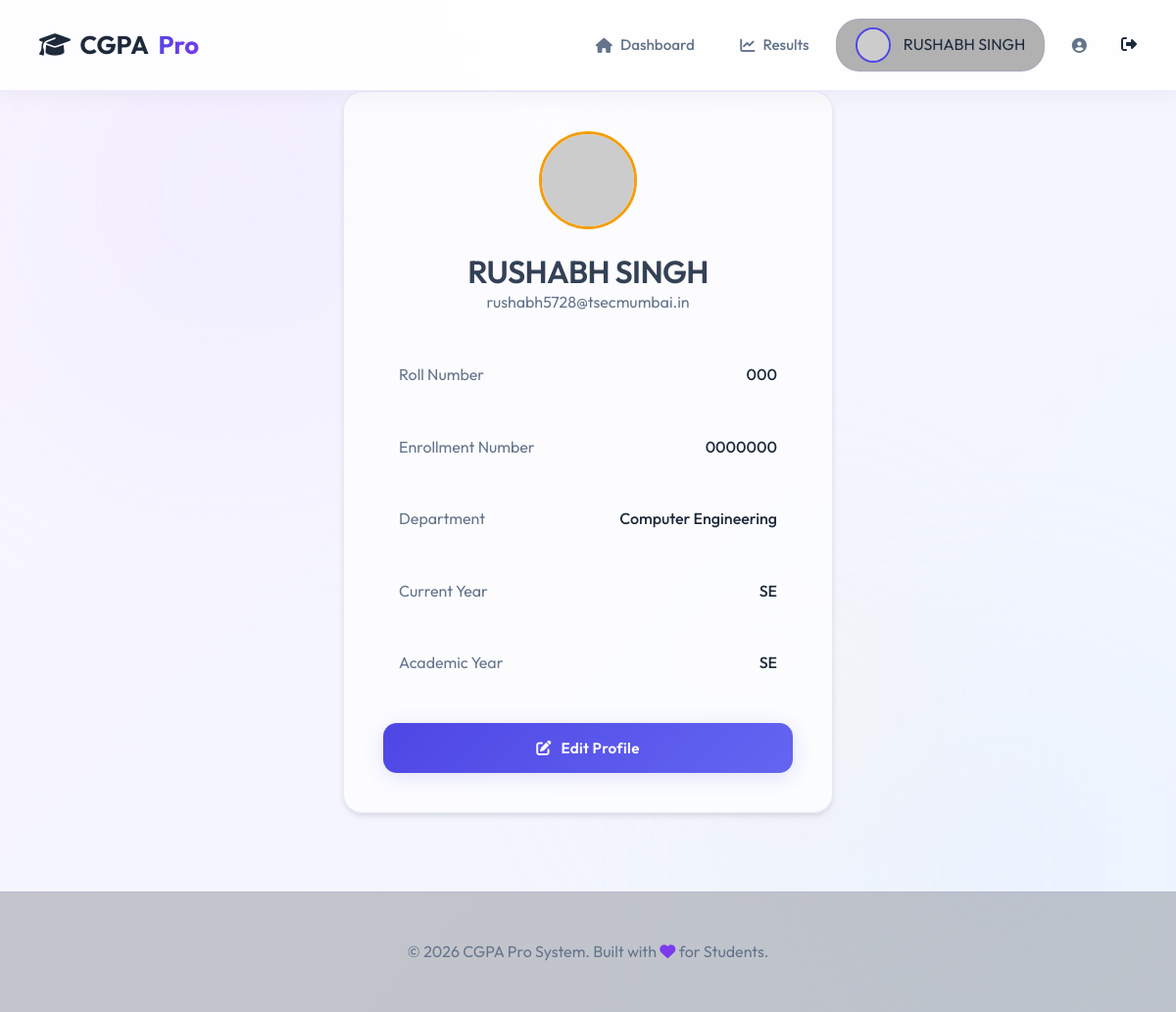
Screenshot of /view_profile (signed in) with the database file from the repository.
### tables this page shows
CREATE TABLE users (
            id INTEGER PRIMARY KEY AUTOINCREMENT,
            email TEXT UNIQUE NOT NULL,
            name TEXT,
            roll_number TEXT,
            enrollment_number TEXT,
            department TEXT,
            academic_year TEXT,
            current_year TEXT,
            is_admin BOOLEAN DEFAULT 0
        );

### app.py (the view)
@app.route('/view_profile')
def view_profile():
    if 'user' not in session:
        return redirect(url_for('login'))
    conn = create_connection()
    cursor = conn.cursor()
    cursor.execute("SELECT email, name, roll_number, enrollment_number, department, academic_year, current_year FROM users WHERE email=?", (session['user']['email'],))
    user = cursor.fetchone()
    conn.close()
    if not user:
        return redirect(url_for('logout'))
    return render_template('view_profile.html', user=user)

### app.py (called while the page is built)
@app.context_processor
def inject_now():
    admin_emails = [e.strip() for e in os.getenv('ADMIN_EMAILS', '').split(',') if e.strip()]
    return {
        'now': datetime.utcnow(),
        'dev_mode': DEV_MODE,
        'admin_emails': admin_emails
    }

### database.py (called while the page is built)
def create_connection():
    conn = sqlite3.connect('database.db')
    return conn

### templates/view_profile.html (shortened to what this page needs)
{% extends "base.html" %}
{% block content %}
<div style="display: flex; justify-content: center; align-items: center; min-height: 80vh;">
    <div class="glass card" style="width: 100%; max-width: 500px; padding: 2.5rem; text-align: center;">
        <div style="margin-bottom: 2rem;">
            <img src="{{ session['user']['picture'] }}" alt="Profile"
                onerror="this.onerror=null; this.src='https://ui-avatars.com/api/?name={{ user[1]|urlencode }}';"
                style="width: 100px; height: 100px; border-radius: 50%; margin-bottom: 1rem; border: 3px solid var(--accent);">
            <h2 style="margin: 0; font-weight: 600;">{{ user[1] }}</h2>
            <p style="color: var(--text-muted);">{{ user[0] }}</p>
        </div>
        <div style="text-align: left; display: grid; gap: 1rem;">
            <div
                style="display: flex; justify-content: space-between; padding: 1rem; background: rgba(255,255,255,0.05); border-radius: 10px;">
                <span style="color: var(--text-muted);">Roll Number</span>
                <span style="font-weight: 500;">{{ user[2] }}</span>
            </div>
            <div
                style="display: flex; justify-content: space-between; padding: 1rem; background: rgba(255,255,255,0.05); border-radius: 10px;">
                <span style="color: var(--text-muted);">Enrollment Number</span>
                <span style="font-weight: 500;">{{ user[3] }}</span>
            </div>
            <div
                style="display: flex; justify-content: space-between; padding: 1rem; background: rgba(255,255,255,0.05); border-radius: 10px;">
                <span style="color: var(--text-muted);">Department</span>
                <span style="font-weight: 500;">{{ user[4] }}</span>
            </div>
            <div
                style="display: flex; justify-content: space-between; padding: 1rem; background: rgba(255,255,255,0.05); border-radius: 10px;">
                <span style="color: var(--text-muted);">Current Year</span>
                <span style="font-weight: 500;">{{ user[6] }}</span>
            </div>
            <div
                style="display: flex; justify-content: space-between; padding: 1rem; background: rgba(255,255,255,0.05); border-radius: 10px;">
                <span style="color: var(--text-muted);">Academic Year</span>
                <span style="font-weight: 500;">{{ user[6] }}</span>
            </div>
        </div>
        <div style="margin-top: 2rem;">
            <a href="{{ url_for('additional_info') }}" class="btn btn-primary" style="width: 100%;">
                <i class="fas fa-edit"></i> Edit Profile
            </a>
        </div>
    </div>
</div>
{% endblock %}

### templates/base.html (shortened to what this page needs)
<!DOCTYPE html>
<html lang="en">
<head>
    <link rel="stylesheet" href="{{ url_for('static', filename='css/style.css') }}">
    <link rel="stylesheet" href="https://cdnjs.cloudflare.com/ajax/libs/font-awesome/6.4.0/css/all.min.css">
</head>
<body>
    <div class="background-orbs">
        <div class="orb orb-1"></div>
        <div class="orb orb-2"></div>
        <div class="orb orb-3"></div>
    </div>
    <nav class="glass-nav">
        <div class="logo">
            <i class="fas fa-graduation-cap"></i> CGPA<span>Pro</span>
        </div>
        <div class="nav-links">
            {% if session.get('user') %}
            {% if session.get('user').email in admin_emails %}
            <a href="{{ url_for('admin_dashboard') }}"
                class="nav-item {% if request.endpoint == 'admin_dashboard' %}active{% endif %}">
                <i class="fas fa-tachometer-alt"></i> Dashboard
            </a>
            <a href="{{ url_for('view_students') }}"
                class="nav-item {% if request.endpoint == 'view_students' %}active{% endif %}">
                <i class="fas fa-users"></i> Students
            </a>
            <a href="{{ url_for('manage_grading_rules') }}"
                class="nav-item {% if request.endpoint == 'manage_grading_rules' %}active{% endif %}">
                <i class="fas fa-ruler"></i> Grading
            </a>
            {% else %}
            <a href="{{ url_for('student_dashboard') }}"
                class="nav-item {% if request.endpoint == 'student_dashboard' %}active{% endif %}">
                <i class="fas fa-home"></i> Dashboard
            </a>
            <a href="{{ url_for('view_result') }}"
                class="nav-item {% if request.endpoint == 'view_result' %}active{% endif %}">
                <i class="fas fa-chart-line"></i> Results
            </a>
            {% endif %}
            <div class="user-profile">
                <img src="{{ session.get('user').picture }}" alt="Profile" id="userProfileImg">
                <span>{{ session.get('user').name }}</span>
            </div>
            <a href="{{ url_for('view_profile') }}" class="nav-item" title="View Profile"
                style="margin-right: 0.5rem;"><i class="fas fa-user-circle"></i></a>
            <a href="{{ url_for('logout') }}" class="btn-logout"><i class="fas fa-sign-out-alt"></i></a>
            {% else %}
            <a href="{{ url_for('login') }}" class="btn-login">Login</a>
            {% endif %}
        </div>
    </nav>
    <main class="container">
        {% block content %}{% endblock %}
    </main>
    <footer>
        <p>&copy; 2026 CGPA Pro System. Built with <i class="fas fa-heart"></i> for Students.</p>
    </footer>
</body>
</html>

### rows the page displays
users: get "RUSHABH SINGH", name "RUSHABH SINGH", email "rushabh5728@tsecmumbai.in", roll_number "000", enrollment_number "0000000", department "Computer Engineering", current_year "SE"
